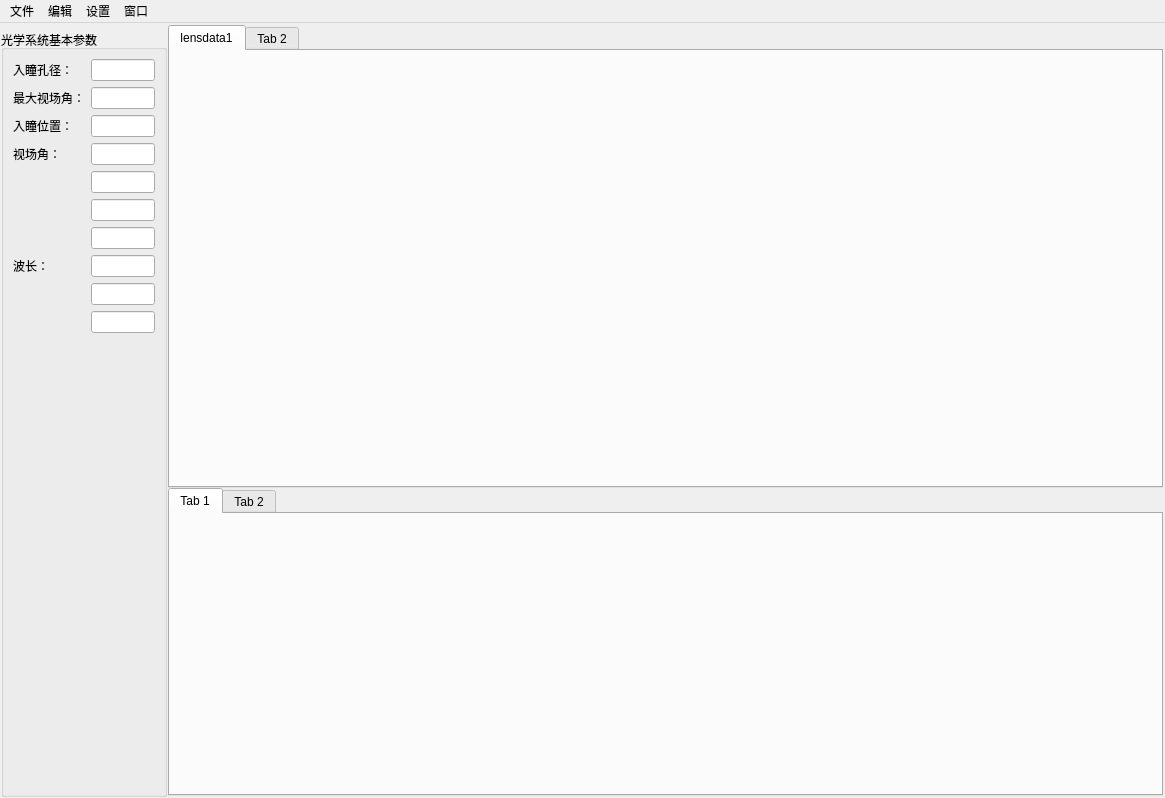
<?xml version="1.0" encoding="UTF-8"?>
<ui version="4.0">
 <class>MainWindow</class>
 <widget class="QMainWindow" name="MainWindow">
  <property name="geometry">
   <rect>
    <x>0</x>
    <y>0</y>
    <width>1165</width>
    <height>798</height>
   </rect>
  </property>
  <property name="windowTitle">
   <string>光学设计系统</string>
  </property>
  <property name="layoutDirection">
   <enum>Qt::LeftToRight</enum>
  </property>
  <widget class="QWidget" name="centralwidget">
   <layout class="QHBoxLayout" name="horizontalLayout" stretch="1,6">
    <property name="spacing">
     <number>0</number>
    </property>
    <property name="leftMargin">
     <number>1</number>
    </property>
    <property name="topMargin">
     <number>1</number>
    </property>
    <property name="rightMargin">
     <number>1</number>
    </property>
    <property name="bottomMargin">
     <number>1</number>
    </property>
    <item>
     <widget class="QWidget" name="widget" native="true">
      <layout class="QVBoxLayout" name="verticalLayout_2">
       <property name="spacing">
        <number>0</number>
       </property>
       <property name="leftMargin">
        <number>0</number>
       </property>
       <property name="topMargin">
        <number>6</number>
       </property>
       <property name="rightMargin">
        <number>0</number>
       </property>
       <property name="bottomMargin">
        <number>0</number>
       </property>
       <item>
        <widget class="QGroupBox" name="groupBox">
         <property name="title">
          <string>光学系统基本参数</string>
         </property>
         <layout class="QGridLayout" name="gridLayout">
          <item row="0" column="0">
           <widget class="QLabel" name="label">
            <property name="text">
             <string>入瞳孔径：</string>
            </property>
           </widget>
          </item>
          <item row="7" column="0">
           <widget class="QLabel" name="label_5">
            <property name="text">
             <string>波长：</string>
            </property>
           </widget>
          </item>
          <item row="10" column="0">
           <spacer name="verticalSpacer">
            <property name="orientation">
             <enum>Qt::Vertical</enum>
            </property>
            <property name="sizeHint" stdset="0">
             <size>
              <width>20</width>
              <height>20</height>
             </size>
            </property>
           </spacer>
          </item>
          <item row="2" column="0">
           <widget class="QLabel" name="label_3">
            <property name="text">
             <string>入瞳位置：</string>
            </property>
           </widget>
          </item>
          <item row="1" column="0">
           <widget class="QLabel" name="label_2">
            <property name="text">
             <string>最大视场角：</string>
            </property>
           </widget>
          </item>
          <item row="4" column="1">
           <widget class="QLineEdit" name="lineEdit_5"/>
          </item>
          <item row="0" column="1">
           <widget class="QLineEdit" name="lineEdit"/>
          </item>
          <item row="3" column="1">
           <widget class="QLineEdit" name="lineEdit_4"/>
          </item>
          <item row="5" column="1">
           <widget class="QLineEdit" name="lineEdit_6"/>
          </item>
          <item row="8" column="1">
           <widget class="QLineEdit" name="lineEdit_9"/>
          </item>
          <item row="2" column="1">
           <widget class="QLineEdit" name="lineEdit_3"/>
          </item>
          <item row="1" column="1">
           <widget class="QLineEdit" name="lineEdit_2"/>
          </item>
          <item row="3" column="0">
           <widget class="QLabel" name="label_4">
            <property name="text">
             <string>视场角：</string>
            </property>
           </widget>
          </item>
          <item row="6" column="1">
           <widget class="QLineEdit" name="lineEdit_7"/>
          </item>
          <item row="7" column="1">
           <widget class="QLineEdit" name="lineEdit_8"/>
          </item>
          <item row="9" column="1">
           <widget class="QLineEdit" name="lineEdit_10"/>
          </item>
         </layout>
        </widget>
       </item>
      </layout>
     </widget>
    </item>
    <item>
     <widget class="QWidget" name="widget_2" native="true">
      <layout class="QVBoxLayout" name="verticalLayout" stretch="3,2">
       <property name="spacing">
        <number>0</number>
       </property>
       <property name="leftMargin">
        <number>1</number>
       </property>
       <property name="topMargin">
        <number>1</number>
       </property>
       <property name="rightMargin">
        <number>1</number>
       </property>
       <property name="bottomMargin">
        <number>1</number>
       </property>
       <item>
        <widget class="QWidget" name="widget_3" native="true">
         <layout class="QHBoxLayout" name="horizontalLayout_2">
          <property name="spacing">
           <number>0</number>
          </property>
          <property name="leftMargin">
           <number>0</number>
          </property>
          <property name="topMargin">
           <number>0</number>
          </property>
          <property name="rightMargin">
           <number>0</number>
          </property>
          <property name="bottomMargin">
           <number>0</number>
          </property>
          <item>
           <widget class="QTabWidget" name="tabWidget">
            <widget class="QWidget" name="tab">
             <attribute name="title">
              <string>lensdata1</string>
             </attribute>
            </widget>
            <widget class="QWidget" name="tab_2">
             <attribute name="title">
              <string>Tab 2</string>
             </attribute>
            </widget>
           </widget>
          </item>
         </layout>
        </widget>
       </item>
       <item>
        <widget class="QWidget" name="widget_4" native="true">
         <layout class="QHBoxLayout" name="horizontalLayout_3">
          <property name="spacing">
           <number>0</number>
          </property>
          <property name="leftMargin">
           <number>0</number>
          </property>
          <property name="topMargin">
           <number>0</number>
          </property>
          <property name="rightMargin">
           <number>0</number>
          </property>
          <property name="bottomMargin">
           <number>0</number>
          </property>
          <item>
           <widget class="QTabWidget" name="tabWidget_2">
            <property name="currentIndex">
             <number>0</number>
            </property>
            <widget class="QWidget" name="tab_3">
             <attribute name="title">
              <string>Tab 1</string>
             </attribute>
            </widget>
            <widget class="QWidget" name="tab_4">
             <attribute name="title">
              <string>Tab 2</string>
             </attribute>
            </widget>
           </widget>
          </item>
         </layout>
        </widget>
       </item>
      </layout>
     </widget>
    </item>
   </layout>
  </widget>
  <widget class="QMenuBar" name="menubar">
   <property name="geometry">
    <rect>
     <x>0</x>
     <y>0</y>
     <width>1165</width>
     <height>23</height>
    </rect>
   </property>
   <widget class="QMenu" name="menu">
    <property name="title">
     <string>文件</string>
    </property>
   </widget>
   <widget class="QMenu" name="menu_2">
    <property name="title">
     <string>编辑</string>
    </property>
   </widget>
   <widget class="QMenu" name="menu_3">
    <property name="title">
     <string>设置</string>
    </property>
   </widget>
   <widget class="QMenu" name="menu_4">
    <property name="title">
     <string>窗口</string>
    </property>
   </widget>
   <addaction name="menu"/>
   <addaction name="menu_2"/>
   <addaction name="menu_3"/>
   <addaction name="menu_4"/>
  </widget>
 </widget>
 <resources/>
 <connections/>
</ui>
